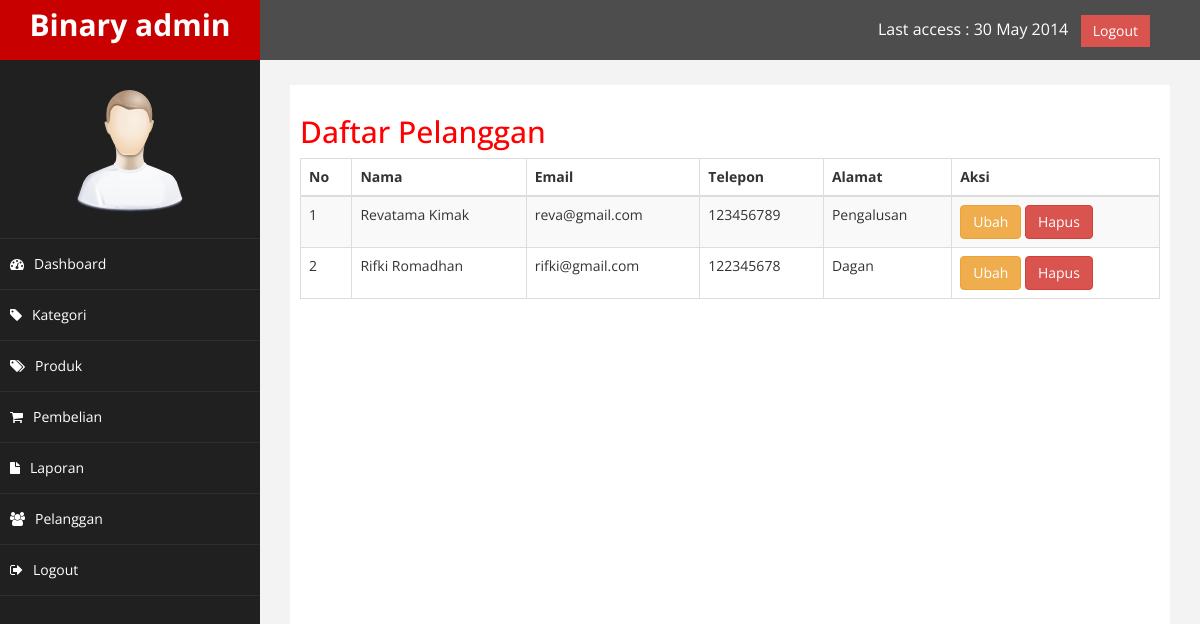
Page /admin/index.php?halaman=pelanggan (signed in) on the committed database.
### tables this page shows
CREATE TABLE `pelanggan` (
  `id_pelanggan` int(11) NOT NULL,
  `nama_pelanggan` varchar(200) NOT NULL,
  `email_pelanggan` varchar(200) NOT NULL,
  `telepon_pelanggan` int(11) NOT NULL,
  `alamat_pelanggan` varchar(200) NOT NULL,
  `password_pelanggan` varchar(200) NOT NULL
);

### admin/pelanggan.php (the view)
<?php
$ambil = $conn->query("SELECT * FROM pelanggan");
$data = [];
while($pecah = $ambil->fetch_assoc()){
	$data[] = $pecah;
}
?>
<div class="row">
    <div class="col-md-12">
    	<h2>Daftar Pelanggan</h2>
    </div>
</div>
<table class="table table-bordered table-hover table-striped">
	<thead>
		<tr>
			<th>No</th>
			<th>Nama</th>
			<th>Email</th>
			<th>Telepon</th>
			<th>Alamat</th>
			<th>Aksi</th>
		</tr>
	</thead>
	<tbody>
		<?php foreach ($data as $key => $value): ?>
		<tr>
			<td><?php echo $key+1 ?></td>
			<td><?php echo $value['nama_pelanggan'] ?></td>
			<td><?php echo $value['email_pelanggan'] ?></td>
			<td><?php echo $value['telepon_pelanggan'] ?></td>
			<td><?php echo $value['alamat_pelanggan'] ?></td>
			<td>
				<a class="btn btn-warning" href="index.php?halaman=ubahPelanggan&id=<?php echo $value['id_pelanggan'] ?>">Ubah</a>
				<a class="btn btn-danger" href="index.php?halaman=hapusPelanggan&id=<?php echo $value['id_pelanggan'] ?>" onclick="return confirm('Anda yakin akan menghapus data ini?')">Hapus</a>
			</td>
		</tr>
		<?php endforeach ?>
	</tbody>
</table>

### admin/assets/css/custom.css (style rules this page uses)
body { font-family: 'Open Sans', sans-serif; }
h2 { color: #f00; }

### rows in the picture
pelanggan: nama_pelanggan "Revatama Kimak", email_pelanggan "reva@gmail.com", telepon_pelanggan "123456789", alamat_pelanggan "Pengalusan"
pelanggan: nama_pelanggan "Rifki Romadhan", email_pelanggan "rifki@gmail.com", telepon_pelanggan "122345678", alamat_pelanggan "Dagan"
